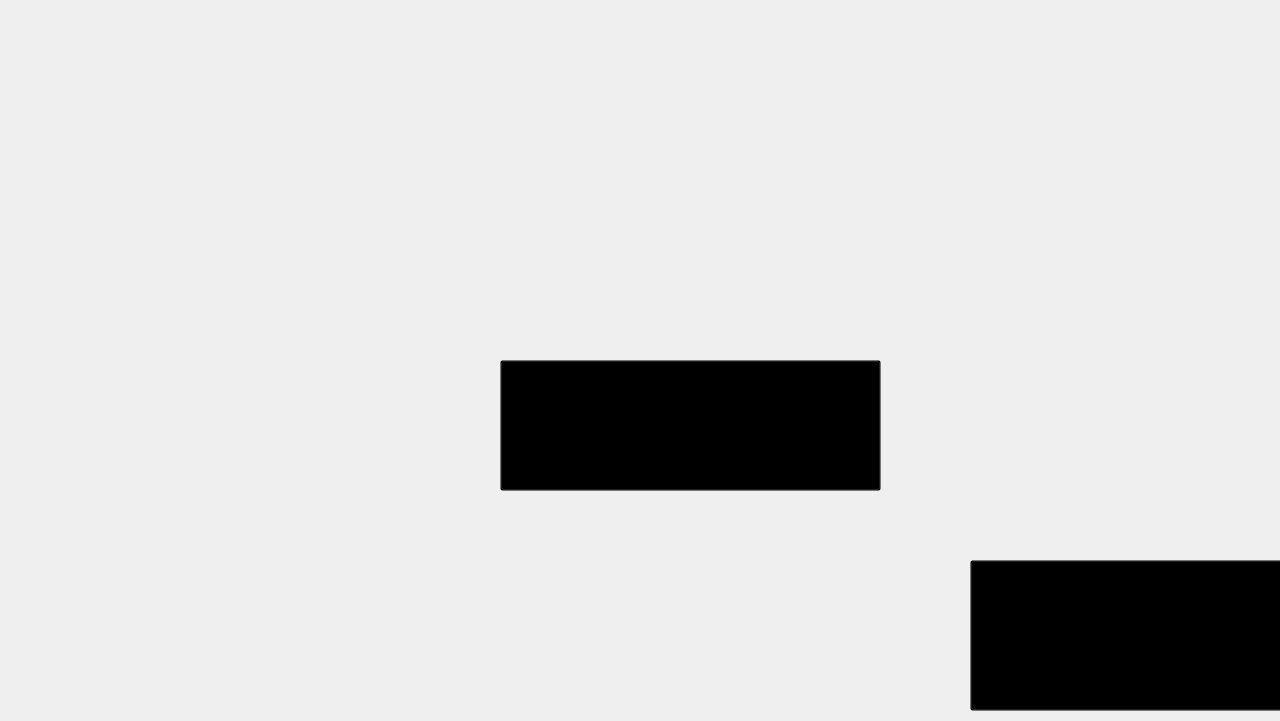
<?xml version="1.0" encoding="UTF-8"?>
<ui version="4.0">
 <class>MainWindow</class>
 <widget class="QMainWindow" name="MainWindow">
  <property name="geometry">
   <rect>
    <x>0</x>
    <y>0</y>
    <width>1280</width>
    <height>721</height>
   </rect>
  </property>
  <property name="cursor">
   <cursorShape>ArrowCursor</cursorShape>
  </property>
  <property name="mouseTracking">
   <bool>false</bool>
  </property>
  <property name="windowTitle">
   <string>MainWindow</string>
  </property>
  <property name="styleSheet">
   <string notr="true"/>
  </property>
  <widget class="QWidget" name="centralwidget">
   <widget class="QWidget" name="widget" native="true">
    <property name="geometry">
     <rect>
      <x>0</x>
      <y>0</y>
      <width>1280</width>
      <height>721</height>
     </rect>
    </property>
    <property name="styleSheet">
     <string notr="true">background-image: url(:/res/mainwindow/mainwindow.png);</string>
    </property>
    <widget class="QPushButton" name="start">
     <property name="geometry">
      <rect>
       <x>500</x>
       <y>360</y>
       <width>381</width>
       <height>131</height>
      </rect>
     </property>
     <property name="styleSheet">
      <string notr="true">background:transparent;
background-image: url(:/res/mainwindow/start1.png);</string>
     </property>
     <property name="text">
      <string/>
     </property>
    </widget>
    <widget class="QPushButton" name="exit">
     <property name="geometry">
      <rect>
       <x>970</x>
       <y>560</y>
       <width>351</width>
       <height>151</height>
      </rect>
     </property>
     <property name="styleSheet">
      <string notr="true">background:transparent;
background-image: url(:/res/mainwindow/exit1.png);</string>
     </property>
     <property name="text">
      <string/>
     </property>
    </widget>
   </widget>
  </widget>
 </widget>
 <resources/>
 <connections/>
</ui>
